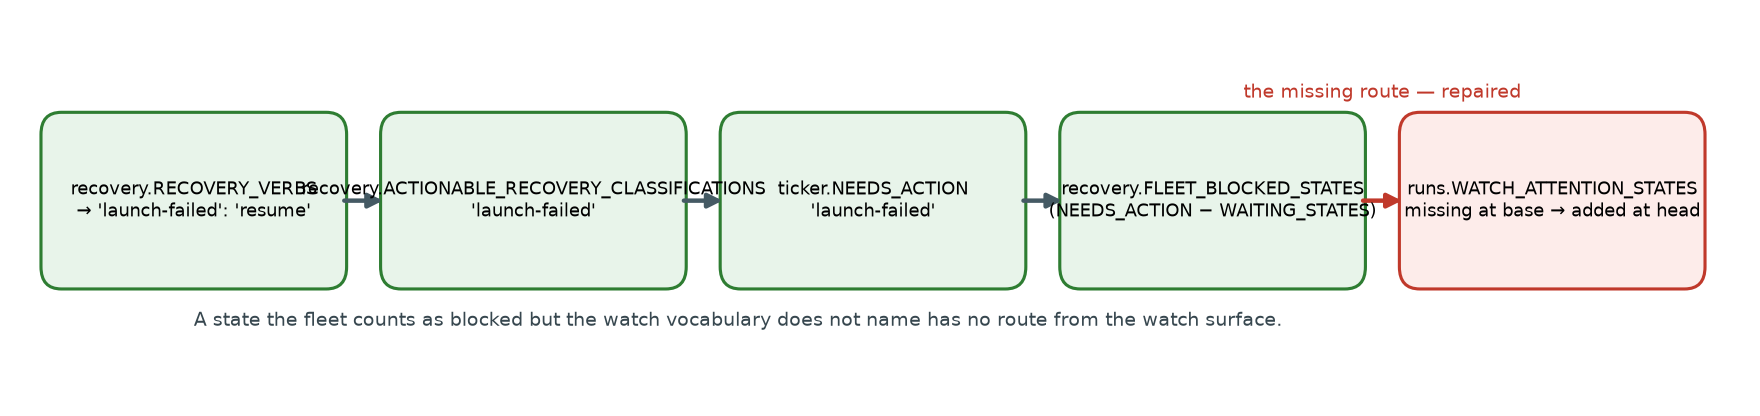

Reproduce this figure in Python.
"""Where a launch-failed run is named, and the edge that was missing.

The recovery classifier emits `launch-failed`, marks it actionable, and the
ticker's action set carries it, so the fleet's blocked bucket counts it. The
watch vocabulary did not name it, so a coordinator reading the watch surface
had no route to the run. The figure shows the four vocabularies in order and
marks the repaired edge into the watch set.
"""

from __future__ import annotations

import matplotlib

matplotlib.use("Agg")
import matplotlib.pyplot as plt
from matplotlib.patches import FancyArrowPatch, FancyBboxPatch

BOXES = [
    ("recovery.RECOVERY_VERBS\n→ 'launch-failed': 'resume'", True),
    ("recovery.ACTIONABLE_RECOVERY_CLASSIFICATIONS\n'launch-failed'", True),
    ("ticker.NEEDS_ACTION\n'launch-failed'", True),
    ("recovery.FLEET_BLOCKED_STATES\n(NEEDS_ACTION − WAITING_STATES)", True),
    ("runs.WATCH_ATTENTION_STATES\nmissing at base → added at head", False),
]

fig, ax = plt.subplots(figsize=(11, 2.6))
ax.set_xlim(0, len(BOXES))
ax.set_ylim(0, 1)
ax.axis("off")

w, h, y = 0.86, 0.44, 0.30
centres = []
for i, (label, carried) in enumerate(BOXES):
    x = i + 0.07
    fix = i == len(BOXES) - 1
    face = "#e8f4ea" if not fix else "#fdecea"
    edge = "#2e7d32" if not fix else "#c0392b"
    ax.add_patch(
        FancyBboxPatch(
            (x, y), w, h, boxstyle="round,pad=0.02,rounding_size=0.06",
            linewidth=1.4, edgecolor=edge, facecolor=face,
        )
    )
    ax.text(x + w / 2, y + h / 2, label, ha="center", va="center", fontsize=8.2)
    centres.append(x + w / 2)

for a, b in zip(centres, centres[1:]):
    fixed = b == centres[-1]
    ax.add_patch(
        FancyArrowPatch(
            (a + w / 2, y + h / 2), (b - w / 2, y + h / 2),
            arrowstyle="-|>", mutation_scale=13,
            linewidth=2.0, color="#c0392b" if fixed else "#455a64",
            linestyle="-" if fixed else "-",
        )
    )

ax.text(
    (centres[-2] + centres[-1]) / 2, y + h + 0.06,
    "the missing route — repaired", ha="center", fontsize=8.6, color="#c0392b",
)
ax.text(
    0.5, y - 0.12,
    "A state the fleet counts as blocked but the watch vocabulary does not name "
    "has no route from the watch surface.",
    ha="left", fontsize=8.4, color="#37474f",
)

fig.tight_layout()
fig.savefig(
    "docs/figures/the-suite-is-green-at-head/launch-failed-attention-route.png",
    dpi=160,
)
